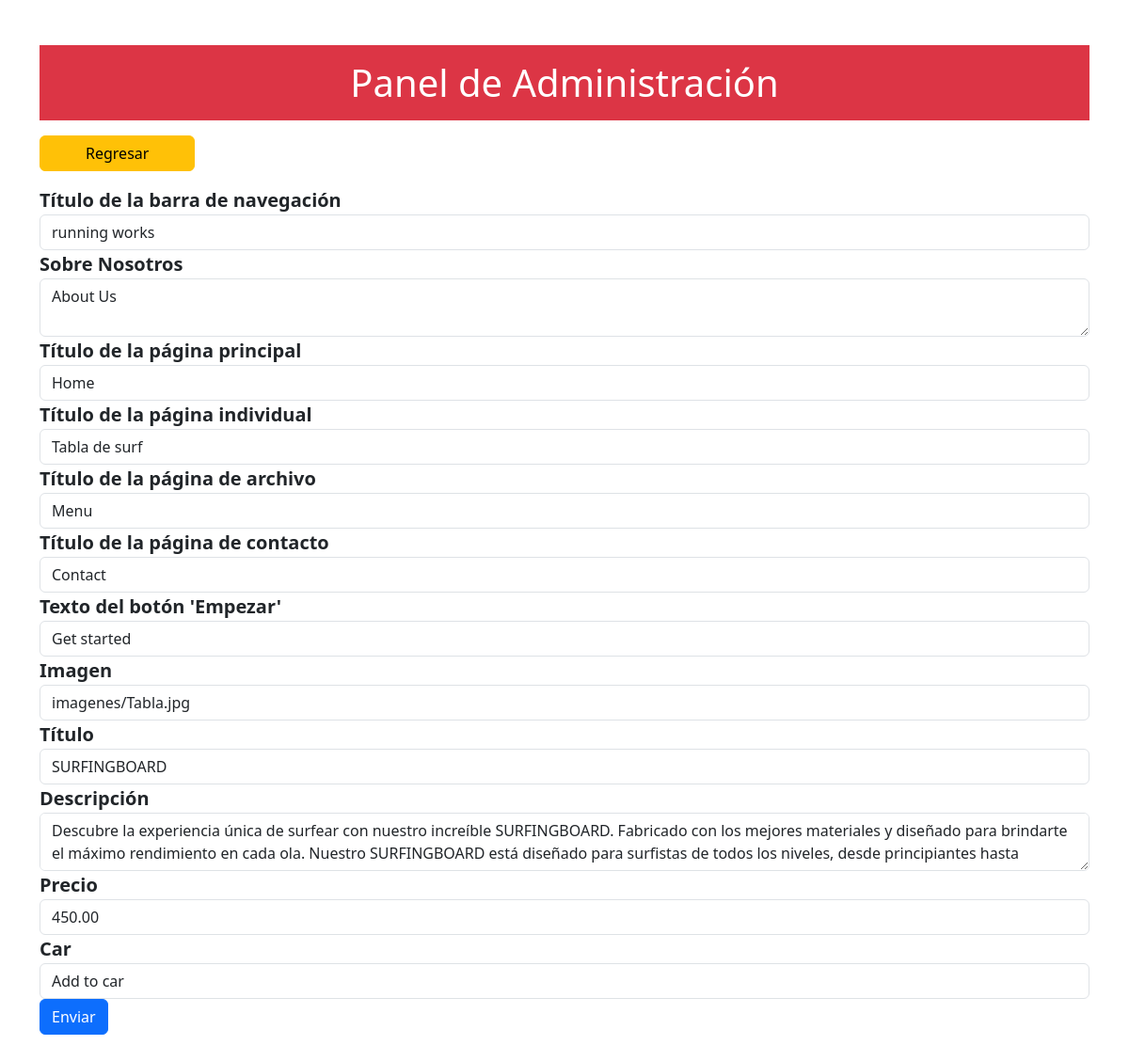
Page /EditPage/individual_edit.php on the earlier database version.
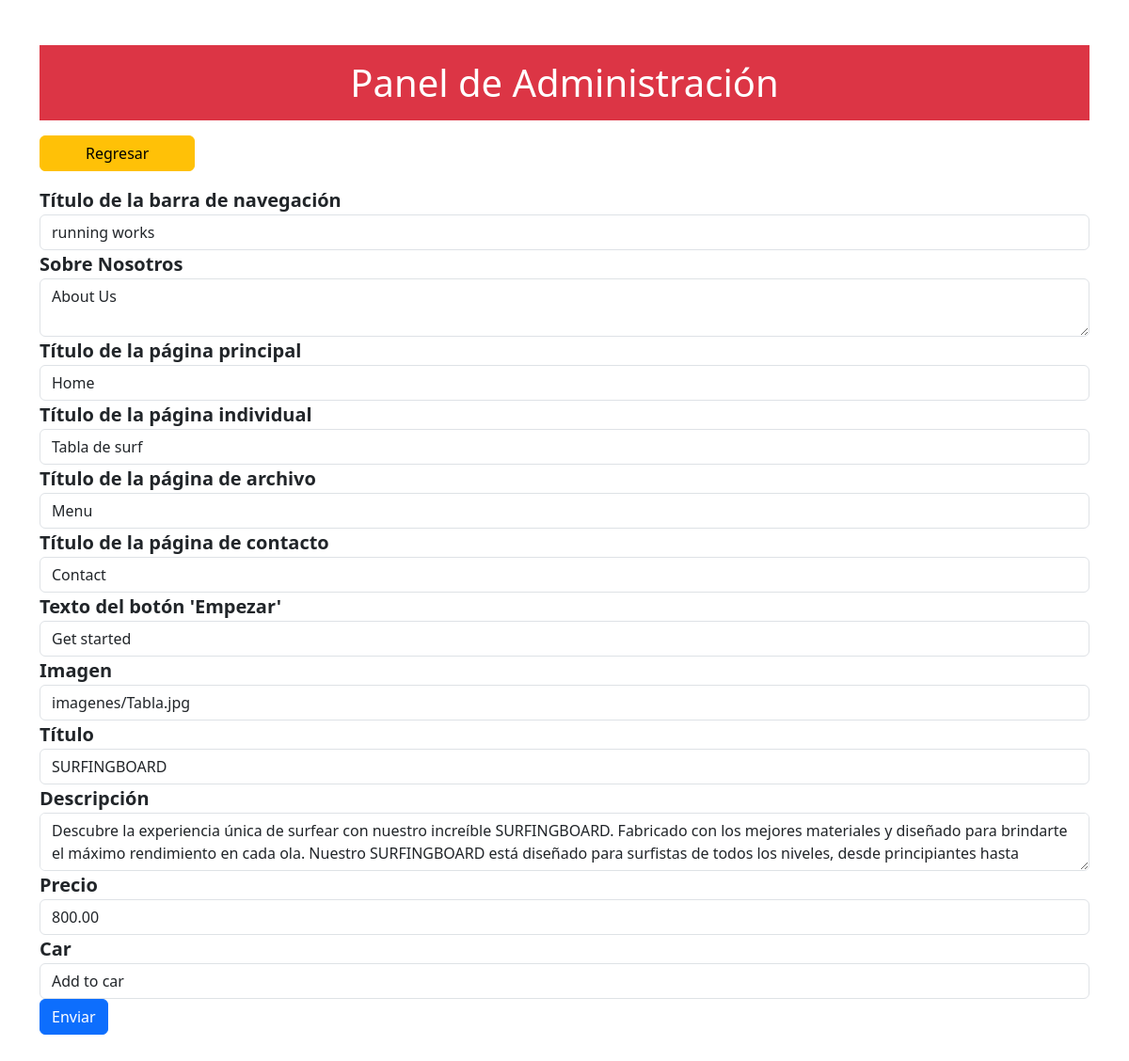
Same page on the later database version.
### tables this page shows
CREATE TABLE `individual` (
  `id` int(11) NOT NULL,
  `navbar_title` varchar(255) DEFAULT NULL,
  `about_us` varchar(255) DEFAULT NULL,
  `home` varchar(255) DEFAULT NULL,
  `individual` varchar(255) DEFAULT NULL,
  `archive` varchar(255) DEFAULT NULL,
  `contact` varchar(255) DEFAULT NULL,
  `get_started` varchar(255) DEFAULT NULL,
  `imagen` varchar(255) DEFAULT NULL,
  `titulo` varchar(255) DEFAULT NULL,
  `descripcion` text DEFAULT NULL,
  `precio` decimal(10,2) DEFAULT NULL,
  `car` varchar(255) DEFAULT NULL
);

### private/queries.php (called while the page is built, shortened)
<?php
function individual_data()
{
  global $db;
  $sql = "SELECT * FROM individual";
  return mysqli_query($db, $sql);
}

### EditPage/individual_edit.php (the view, shortened to what this page needs)
<?php
$result = individual_data();
$data = mysqli_fetch_assoc($result);
include (SHARED_PATH . 'aboutHeader.php');
?>
<div class="container py-5">
  <div class="row">
    <div class="col">
      <header class="py-3 bg-danger text-center text-white">
        <h1 class="mb-0">Panel de Administración</h1>
      </header>
      <a href="../EditPage/index.php"><button class="btn btn-warning px-5 my-3">Regresar</button></a>
    </div>
  </div>
  <div class="row">
    <div class="col">
      <form method="post">
        <div class="form-group fw-semibold fs-5">
          <label for="navbar_title">Título de la barra de navegación</label>
          <input type="text" class="form-control" id="navbar_title" name="navbar_title"
            value="<?= $data['navbar_title'] ?>">
        </div>
        <div class="form-group fw-semibold fs-5">
          <label for="about_us">Sobre Nosotros</label>
          <textarea class="form-control" id="about_us" name="about_us"><?= $data['about_us'] ?></textarea>
        </div>
        <div class="form-group fw-semibold fs-5">
          <label for="home">Título de la página principal</label>
          <input type="text" class="form-control" id="home" name="home" value="<?= $data['home'] ?>">
        </div>
        <div class="form-group fw-semibold fs-5">
          <label for="individual">Título de la página individual</label>
          <input type="text" class="form-control" id="individual" name="individual" value="<?= $data['individual'] ?>">
        </div>
        <div class="form-group fw-semibold fs-5">
          <label for="archive">Título de la página de archivo</label>
          <input type="text" class="form-control" id="archive" name="archive" value="<?= $data['archive'] ?>">
        </div>
        <div class="form-group fw-semibold fs-5">
          <label for="contact">Título de la página de contacto</label>
          <input type="text" class="form-control" id="contact" name="contact" value="<?= $data['contact'] ?>">
        </div>
        <div class="form-group fw-semibold fs-5">
          <label for="get_started">Texto del botón 'Empezar'</label>
          <input type="text" class="form-control" id="get_started" name="get_started"
            value="<?= $data['get_started'] ?>">
        </div>
        <div class="form-group fw-semibold fs-5">
          <label for="imagen">Imagen</label>
          <input type="text" class="form-control" id="imagen" name="imagen" value="<?= $data['imagen'] ?>">
        </div>
        <div class="form-group fw-semibold fs-5">
          <label for="titulo">Título</label>
          <input type="text" class="form-control" id="titulo" name="titulo" value="<?= $data['titulo'] ?>">
        </div>
        <div class="form-group fw-semibold fs-5">
          <label for="descripcion">Descripción</label>
          <textarea class="form-control" id="descripcion" name="descripcion"><?= $data['descripcion'] ?></textarea>
        </div>
        <div class="form-group fw-semibold fs-5">
          <label for="precio">Precio</label>
          <input type="text" class="form-control" id="precio" name="precio" value="<?= $data['precio'] ?>">
        </div>
        <div class="form-group fw-semibold fs-5">
          <label for="car">Car</label>
          <input type="text" class="form-control" id="car" name="car" value="<?= $data['car'] ?>">
        </div>
        <div class="form-group">
          <button type="submit" class="btn btn-primary">Enviar</button>
        </div>
      </form>
    </div>
  </div>
</div>
<?php
include (SHARED_PATH . 'footer.php');
?>

Differences in the rows shown:
changed individual "running works": precio "450.00" → "800.00"
